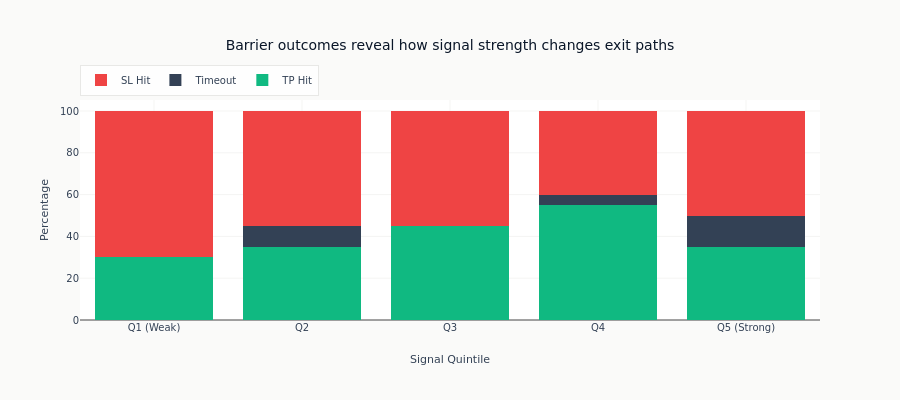

The cell this chart's notebook holds for it:
### Code cell
# Visualize barrier outcomes
outcome_summary = merged.groupby(["signal_quintile", "label"]).size().unstack(fill_value=0)
outcome_summary.columns = ["SL Hit", "Timeout", "TP Hit"]
outcome_pct = outcome_summary.div(outcome_summary.sum(axis=1), axis=0) * 100

fig = go.Figure()

for col, color in zip(
    ["TP Hit", "Timeout", "SL Hit"],
    [COLORS["positive"], COLORS["neutral"], COLORS["negative"]],
    strict=True,
):
    fig.add_trace(
        go.Bar(
            x=outcome_pct.index.astype(str),
            y=outcome_pct[col],
            name=col,
            marker_color=color,
        )
    )

fig.update_layout(
    title="Barrier outcomes reveal how signal strength changes exit paths",
    xaxis_title="Signal Quintile",
    yaxis_title="Percentage",
    barmode="stack",
    height=400,
    legend=dict(orientation="h", yanchor="bottom", y=1.02),
)
fig.show()

### Figure 1 — Plotly figure (JSON) as saved in the notebook; plotly's stock layout.template omitted (floating-point values rounded to 4 significant figures)
{"data": [{"marker": {"color": "#10b981"}, "name": "TP Hit", "type": "bar", "x": ["Q1 (Weak)", "Q2", "Q3", "Q4", "Q5 (Strong)"], "y": [30.0, 35.0, 45.0, 55.0, 35.0]}, {"marker": {"color": "#334155"}, "name": "Timeout", "type": "bar", "x": ["Q1 (Weak)", "Q2", "Q3", "Q4", "Q5 (Strong)"], "y": [0.0, 10.0, 0.0, 5.0, 15.0]}, {"marker": {"color": "#ef4444"}, "name": "SL Hit", "type": "bar", "x": ["Q1 (Weak)", "Q2", "Q3", "Q4", "Q5 (Strong)"], "y": [70.0, 55.0, 55.0, 40.0, 50.0]}], "layout": {"barmode": "stack", "height": 400, "legend": {"orientation": "h", "y": 1.02, "yanchor": "bottom"}, "title": {"text": "Barrier outcomes reveal how signal strength changes exit paths"}, "xaxis": {"title": {"text": "Signal Quintile"}}, "yaxis": {"title": {"text": "Percentage"}}}}
